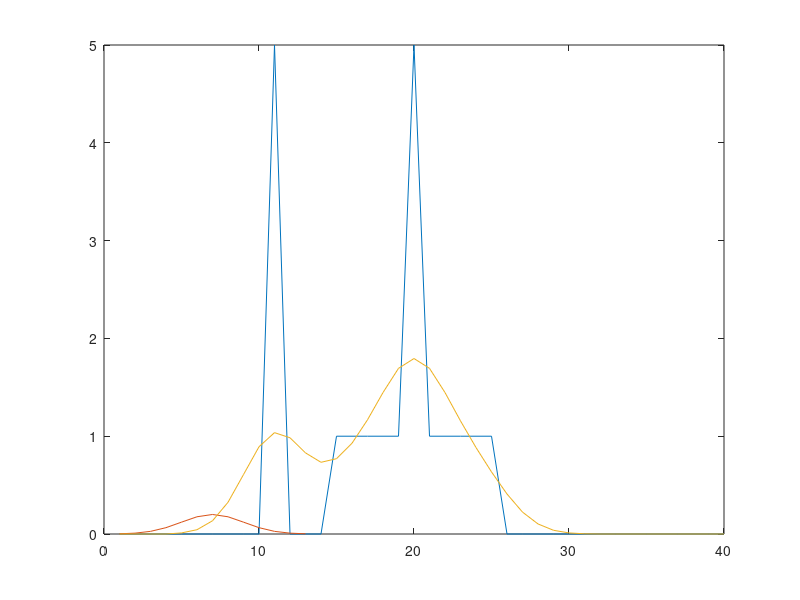

Write MATLAB code to recreate this figure.
I = load('signal.txt');
g = load('kernel.txt');

Ig_c = conv(I, g, 'same');
figure(1);
plot(I); hold on;
plot(g); hold on;
plot(Ig_c);

hold off;

% conv(I, g , 'same') izracuna konvolucijo samo za centralni del, torej iste velikosti kot I
